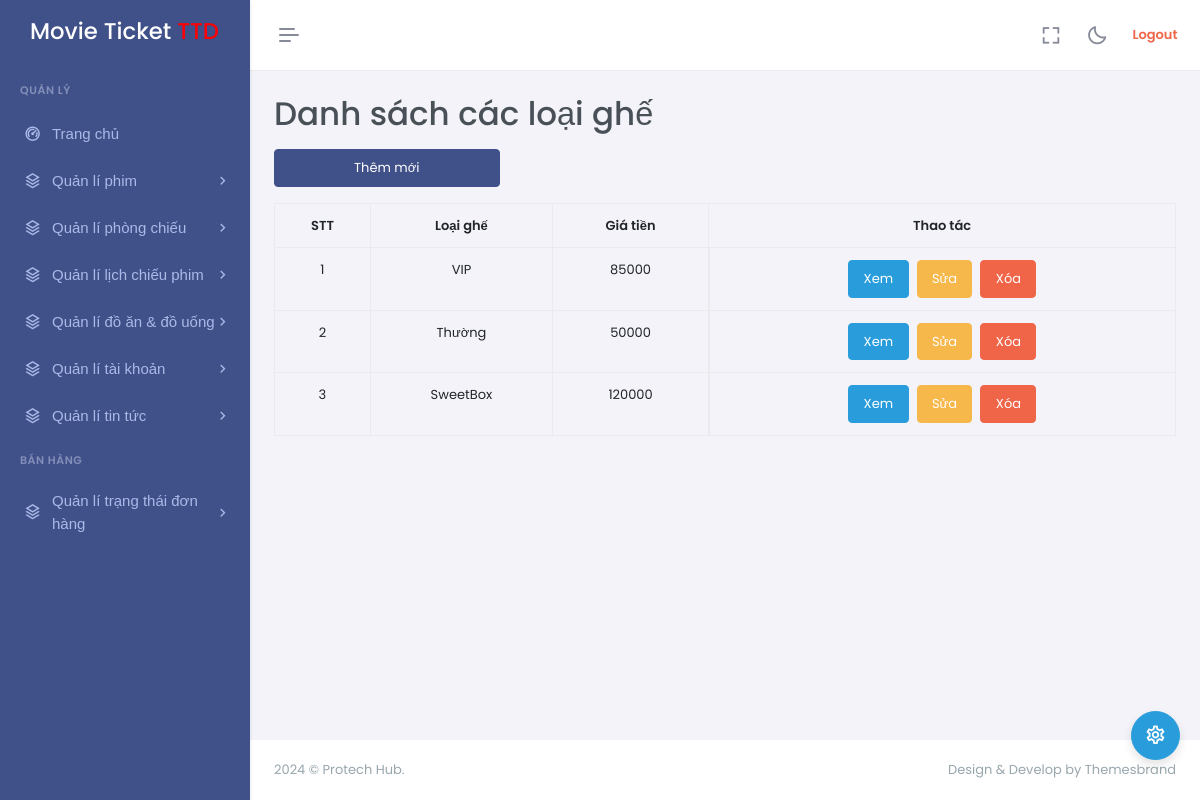
Page /?mode=admin&action=seatType-list (signed in) on the committed database.
### tables this page shows
CREATE TABLE `seat_types` (
  `id` int NOT NULL,
  `price` int NOT NULL,
  `type` varchar(50) NOT NULL
);

### controllers/admin/SeatTypeController.php (called while the page is built, shortened)
<?php
class SeatTypeController
{
    private $seatType;
    public function __construct()
    {
        $this->seatType = new SeatType();
    }
    public function list()
    {
        $data = $this->seatType->select('*');
        require_once PATH_VIEW_ADMIN_MAIN;
    }
}
?>

### models/BaseModel.php (called while the page is built, shortened)
<?php
class BaseModel
{
    protected $table;
    protected $pdo;
    public function __construct()
    {
        $dsn = sprintf('mysql:host=%s;port=%s;dbname=%s;charset=utf8', DB_HOST, DB_PORT, DB_NAME);
        try {
            $this->pdo = new PDO($dsn, DB_USERNAME, DB_PASSWORD, DB_OBTIONS);
        } catch (PDOException $e) {
            die("Kết nối cơ sở dữ liệu thất bại: {$e->getMessage()}. Vui lòng thử lại sau.");
        }
    }
    public function select($columns = '*', $conditions = null, $params = [])
    {
        $sql = "SELECT $columns FROM {$this->table}";
        $stmt = $this->pdo->prepare($sql);
        $stmt->execute($params);
        return $stmt->fetchAll();
    }
}

### views/admin/seatType/list.php (the view, shortened to what this page needs)
<a href="<?= BASE_URL_ADMIN . '&action=seatType-create' ?>" class="w-25 btn btn-primary mb-3">Thêm mới</a>
<table class="table table-bordered">
    <thead>
        <tr>
            <th class="text-center">STT</th>
            <th class="text-center">Loại ghế</th>
            <th class="text-center">Giá tiền</th>
            <th class="text-center">Thao tác</th>
        </tr>
    </thead>
    <tbody>
        <?php $stt = 1;
        foreach ($data as $seatType): ?>
            <tr>
                <td class="text-center"><?= $stt++; ?></td>
                <td class="text-center"><?= $seatType['type'] ?></td>
                <td class="text-center"><?= $seatType['price'] ?></td>
                <td class="d-flex justify-content-center">
                    <a href="<?= BASE_URL_ADMIN . '&action=seatType-show&id=' . $seatType['id'] ?>"
                        class="btn btn-info">Xem</a>
                    <a href="<?= BASE_URL_ADMIN . '&action=seatType-updatePage&id=' . $seatType['id'] ?>"
                        class="btn btn-warning mx-2">Sửa</a>
                    <a href="<?= BASE_URL_ADMIN . '&action=seatType-delete&id=' . $seatType['id'] ?>"
                        onclick="return confirm('Bạn có chắc muốn xóa?')"
                        class="btn btn-danger">Xóa</a>
                </td>
            </tr>
        <?php endforeach; ?>
    </tbody>
</table>

### rows in the picture
seat_types: type "VIP", price "85000"
seat_types: type "Thường", price "50000"
seat_types: type "SweetBox", price "120000"

### other values in the picture
$title "Danh sách các loại ghế"
